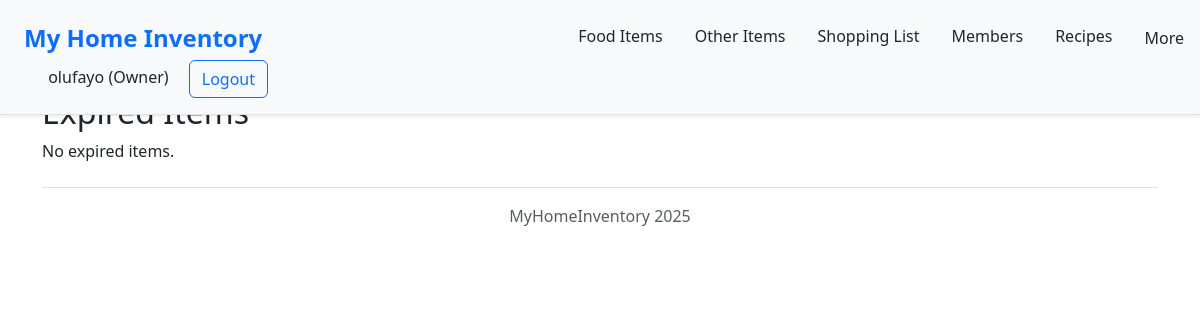
/items/expired/ (signed in), run on an earlier commit of the app's database.
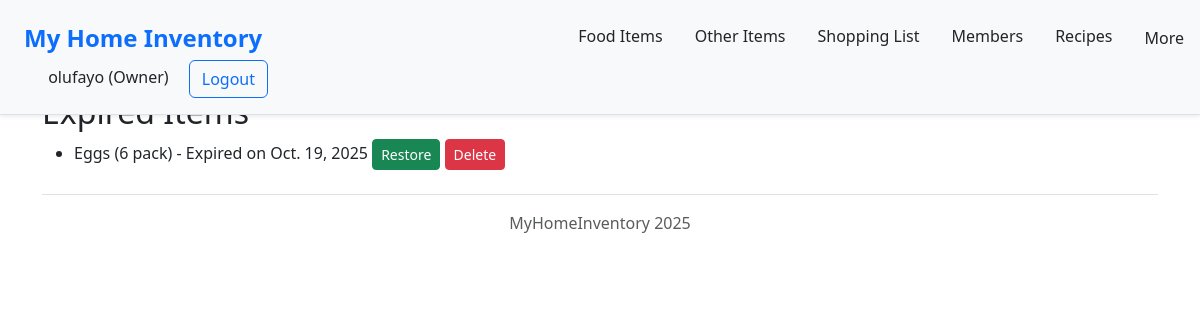
And on a later commit of the database.
### storage/models.py (models this page shows, shortened)
class Food_items(models.Model):
    image = models.ImageField(
        default="items/default_food.jpg",
        upload_to="items/actual_items/food"
    )
    brand = models.CharField(blank=True, max_length=512)
    title = models.CharField(blank=False, max_length=512)
    quantity = models.IntegerField(validators=[MinValueValidator(0), MaxValueValidator(50)])
    exp_date = models.DateField(
        null=True, blank=True,
        validators=[MaxValueValidator(date.today() + timedelta(days=5 * 365))]
    )
    slug = models.SlugField(editable=False, unique=True)
    category = models.ForeignKey(
        Category, on_delete=models.SET_NULL, null=True, blank=True, related_name="food_items"
    )
    family = models.ForeignKey("Family", on_delete=models.CASCADE, related_name="food_items")
    is_active = models.BooleanField(default=True)
    deleted_on = models.DateTimeField(null=True, blank=True)
    restored = models.BooleanField(default=False)
    class Meta:
        unique_together = ('brand', 'title', 'quantity', 'family')

### storage/views.py (the view)
# urls.py: path("items/expired/", views.expired_items, name="expired_items"),
def expired_items(request):
    user_family = request.user.profile.family
    today = timezone.now().date()
    expired_foods = Food_items.objects.filter(
        family=user_family,
        exp_date__lt=today,
        is_active=False
    ).order_by('exp_date')
    return render(request, "storage/expired_items.html", {"foods": expired_foods})

### storage/templates/storage/expired_items.html
{% extends "base.html" %}
{% block content %}
{% include "storage/navbar.html" %}
<h2>Expired Items</h2>
{% if foods %}
  <ul>
    {% for food in foods %}
      <li>
        {{ food.title }} - Expired on {{ food.exp_date }}
        <a href="{% url 'restore_item' food.id %}" class="btn btn-success btn-sm">Restore</a>
        <a href="{% url 'delete_item' food.id %}" class="btn btn-sm btn-danger">Delete</a>
      </li>
    {% endfor %}
  </ul>
{% else %}
  <p>No expired items.</p>
{% endif %}
{% endblock %}

What changed in the data, as far as the page shows it:
now on this page (row edited): Food_items: title "Eggs (6 pack)", exp_date "Oct. 19, 2025"
Also different on the page:
text no longer shown: "No expired items."
